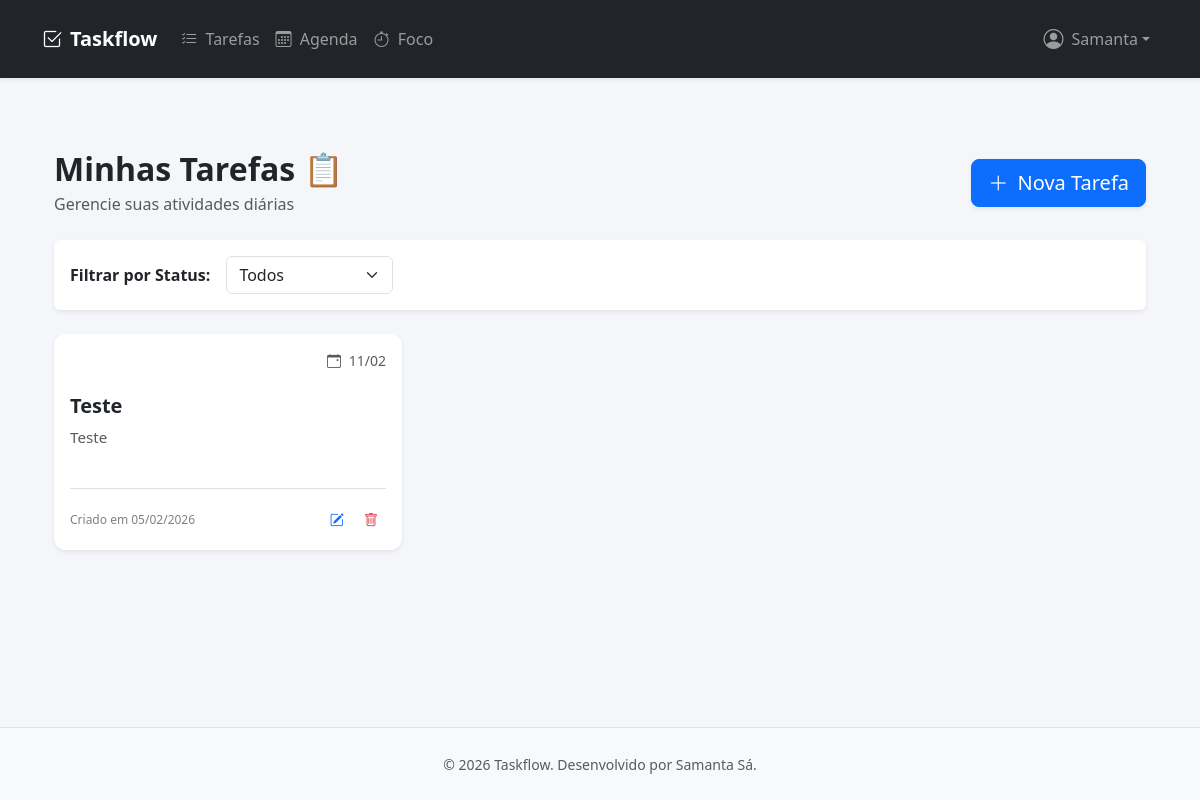
The app's page /tasks/ (signed in), older data.
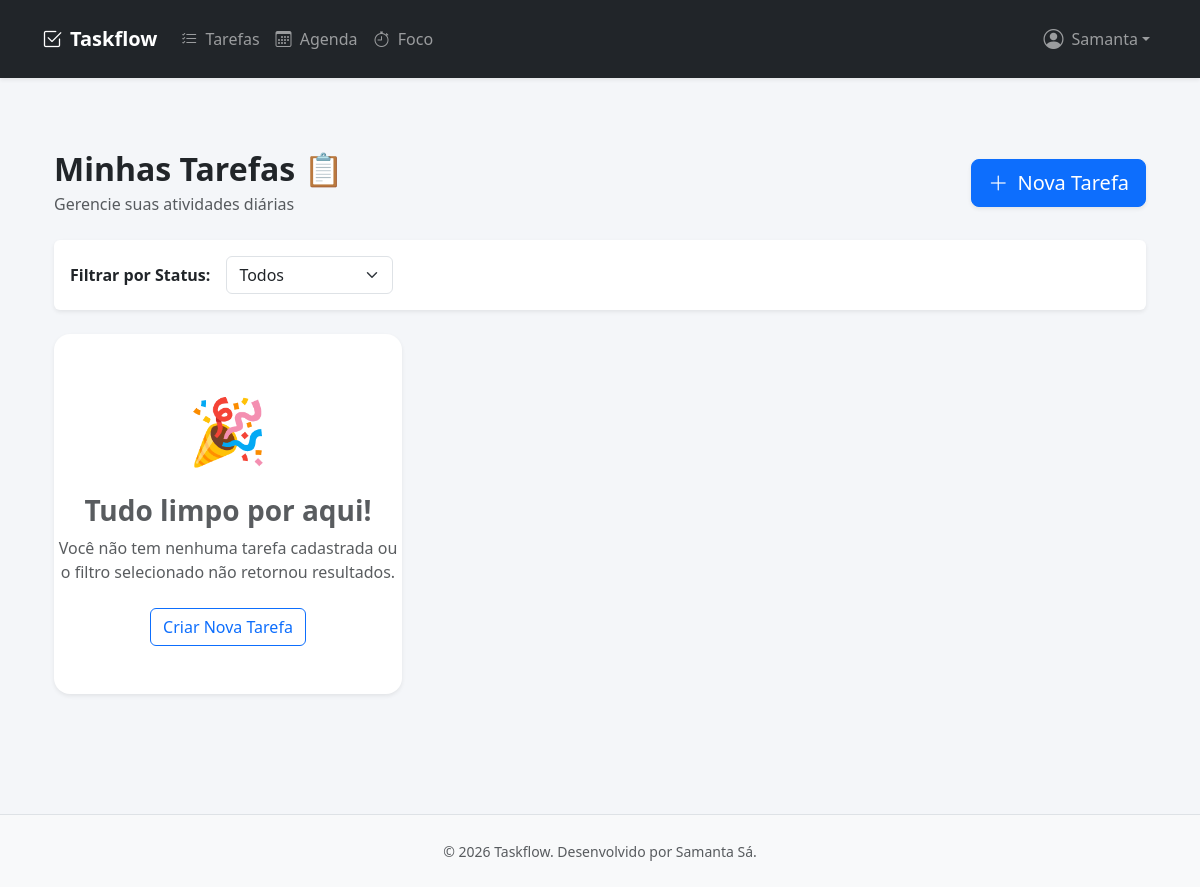
The same page, newer data.
### tasks/models.py (models this page shows, shortened)
class Task(models.Model):
    STATUS_PENDING = 'PENDENTE'
    STATUS_IN_PROGRESS = 'EM_ANDAMENTO'
    STATUS_COMPLETED = 'COMPLETO'
    STATUS_CHOICES = [
        (STATUS_PENDING, 'Pendente'),
        (STATUS_IN_PROGRESS, 'Em Andamento'),
        (STATUS_COMPLETED, 'Completo'),
    ]
    title = models.CharField(max_length=255)
    description = models.TextField(blank=True)
    status = models.CharField(
        max_length=50,
        choices=STATUS_CHOICES,
        default=STATUS_PENDING
    )
    due_date = models.DateField(null=True, blank=True)
    created_at = models.DateTimeField(auto_now_add=True)
    updated_at = models.DateTimeField(auto_now=True)
    user = models.ForeignKey(
        User,
        on_delete=models.CASCADE,
        related_name='tasks'
    )
    class Meta:
        ordering = ['-created_at']

### tasks/views.py (the view)
# urls.py: path('', views.task_list, name='task_list'),
@login_required
def task_list(request):
    status_filter = request.GET.get('status')
    tasks = Task.objects.filter(user=request.user)
    if status_filter:
        tasks = tasks.filter(status=status_filter)
    context = {
        'tasks': tasks,
        'status_filter': status_filter,
        'status_choices': Task.STATUS_CHOICES
    }
    return render(request, 'tasks/task_list.html', context)

### templates/tasks/task_list.html (shortened to what the changed rows need)
{% extends 'base.html' %}
{% block content %}
<div class="container py-5">
    <div class="d-flex justify-content-between align-items-center mb-4">
        <div>
            <h2 class="fw-bold text-dark mb-1">Minhas Tarefas 📋</h2>
        </div>
    </div>
    <div class="row row-cols-1 row-cols-md-2 row-cols-lg-3 g-4">
        {% for task in tasks %}
        <div class="col">
            <div class="card h-100 task-card border-0 shadow-sm">
                <div class="card-body d-flex flex-column">
                    <div class="d-flex justify-content-between align-items-start mb-3">
                        <span class="badge rounded-pill status-badge
                            ">
                        </span>
                        {% if task.due_date %}
                        <small class="text-muted"
                               title="Prazo Final: {{ task.due_date|date:'d/m/Y' }}"
                               data-bs-toggle="tooltip"
                               data-bs-placement="top">
                            <i class="bi bi-calendar-event me-1"></i> {{ task.due_date|date:"d/m" }}
                        </small>
                        {% endif %}
                    </div>
                    <h5 class="card-title fw-bold text-truncate">
                        {{ task.title }}
                    </h5>
                    <p class="card-text text-muted flex-grow-1" style="font-size: 0.95rem;">
                        {{ task.description|default:"Sem descrição adicional."|truncatewords:15 }}
                    </p>
                    <div class="d-flex justify-content-between align-items-center mt-4 pt-3 border-top">
                        <small class="text-black-50" style="font-size: 0.75rem;">
                            Criado em {{ task.created_at|date:"d/m/Y" }}
                        </small>
                        <div>
                            <a href="{% url 'task_update' task.pk %}"
                               class="btn btn-sm btn-outline-primary border-0"
                               title="Editar Tarefa"
                               data-bs-toggle="tooltip">
                                <i class="bi bi-pencil-square"></i>
                            </a>
                            <button type="button"
                                    class="btn btn-sm btn-outline-danger border-0 btn-delete"
                                    data-url="{% url 'task_delete' task.pk %}"
                                    title="Excluir Tarefa"
                                    data-bs-toggle="tooltip">
                                <i class="bi bi-trash"></i>
                            </button>
                        </div>
                    </div>
                </div>
            </div>
        </div>
        {% empty %}
        <div class="col-12">
            <div class="text-center py-5 bg-white rounded-4 shadow-sm">
                <div class="mb-3">
                    <span style="font-size: 4rem;">🎉</span>
                </div>
                <h3 class="fw-bold text-muted">Tudo limpo por aqui!</h3>
                <p class="text-muted mb-4">
                    Você não tem nenhuma tarefa cadastrada ou o filtro selecionado não retornou resultados.
                </p>
                <a href="{% url 'task_create' %}" class="btn btn-outline-primary">
                    Criar Nova Tarefa
                </a>
            </div>
        </div>
        {% endfor %}
    </div>
</div>
{% endblock %}

Row changes from the older to the newer data that the page shows:
removed Task: due_date "11/02", title "Teste", description "Teste", created_at "05/02/2026"
Text that changed along with them:
text now shown: "🎉 Tudo limpo por aqui! Você não tem nenhuma tarefa cadastrada ou o filtro selecionado não retornou resultados. Criar Nova Tarefa"
